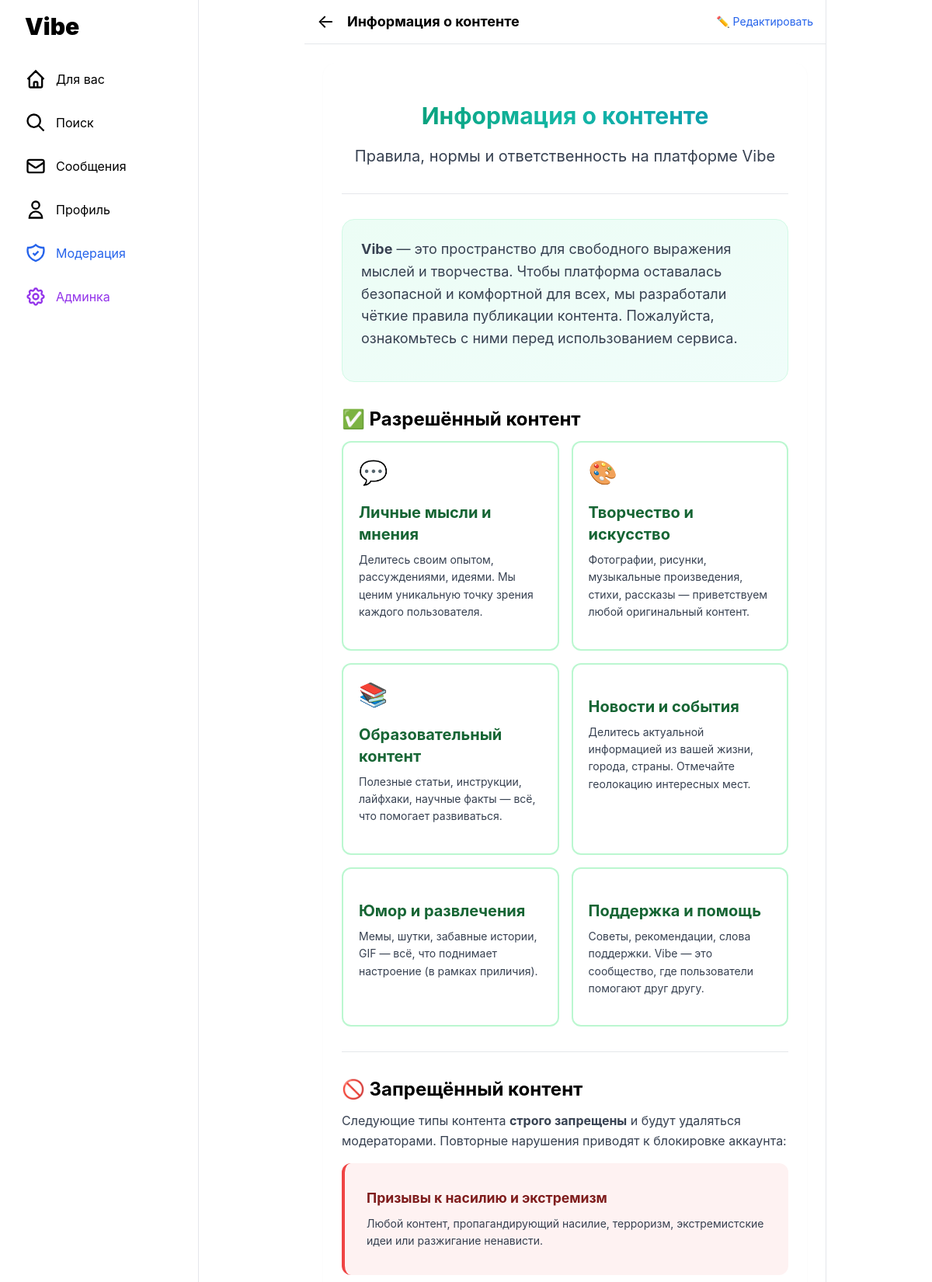
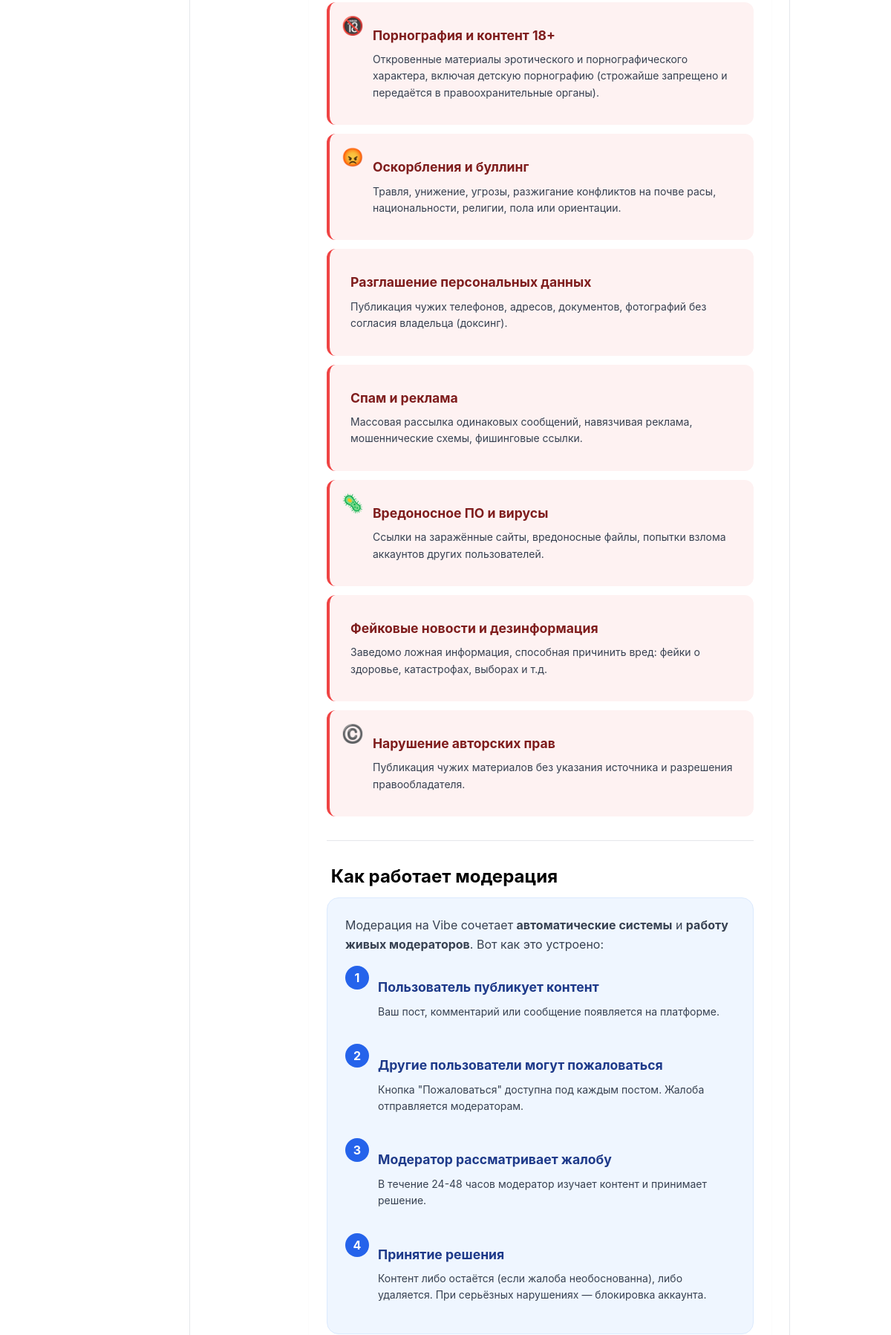
Screenshot of /?page=content-info (signed in, upper part) with the database file from the repository (2 pictures, top to bottom).
### tables this page shows
CREATE TABLE pages (
    id INTEGER PRIMARY KEY AUTOINCREMENT,
    slug TEXT UNIQUE NOT NULL,
    title TEXT NOT NULL,
    content TEXT DEFAULT '',
    updated_at DATETIME DEFAULT CURRENT_TIMESTAMP
);

### index.php (the view, shortened to what this page needs)
<?php
require_once 'db.php';
$isLoggedIn = isset($_SESSION['user_id']);
$page = $_GET['page'] ?? '';
$username_param = $_GET['user'] ?? '';
$search_mode = isset($_GET['search']) && $_GET['search'] === '1';
?>
<!DOCTYPE html>
<html lang="ru">
<head>
    <script src="https://cdn.tailwindcss.com"></script>
    <link rel="stylesheet" href="https://unpkg.com/leaflet@1.9.4/dist/leaflet.css" />
</head>
<body class="text-black">
<?php if ($isLoggedIn): ?>
<aside class="sidebar-desktop fixed left-0 top-0 h-screen w-64 border-r border-gray-200 p-4 flex flex-col">
    <a href="/" class="mb-6 px-4"><h1 class="text-3xl font-black">Vibe</h1></a>
    <nav class="flex-1 space-y-1">
        <a href="/" class="sidebar-link <?= ($page === 'home' && !$search_mode) || $page === '' ? 'active' : '' ?>">
            <svg class="w-7 h-7" fill="none" stroke="currentColor" stroke-width="2" viewBox="0 0 24 24"><path d="M3 12l2-2m0 0l7-7 7 7M5 10v10a1 1 0 001 1h3m10-11l2 2m-2-2v10a1 1 0 01-1 1h-3m-6 0a1 1 0 001-1v-4a1 1 0 011-1h2a1 1 0 011 1v4a1 1 0 001 1m-6 0h6"/></svg>
            Для вас
        </a>
        <a href="/?search=1" class="sidebar-link <?= $search_mode ? 'active' : '' ?>">
            <svg class="w-7 h-7" fill="none" stroke="currentColor" stroke-width="2" viewBox="0 0 24 24"><path d="M21 21l-6-6m2-5a7 7 0 11-14 0 7 7 0 0114 0z"/></svg>
            Поиск
        </a>
        <a href="/?page=messages" class="sidebar-link <?= $page === 'messages' ? 'active' : '' ?>" id="nav-messages">
            <svg class="w-7 h-7" fill="none" stroke="currentColor" stroke-width="2" viewBox="0 0 24 24"><path d="M3 8l7.89 5.26a2 2 0 002.22 0L21 8M5 19h14a2 2 0 002-2V7a2 2 0 00-2-2H5a2 2 0 00-2 2v10a2 2 0 002 2z"/></svg>
            Сообщения
        </a>
        <a href="/?page=profile&user=<?= $_SESSION['username'] ?>" class="sidebar-link">
            <svg class="w-7 h-7" fill="none" stroke="currentColor" stroke-width="2" viewBox="0 0 24 24"><path d="M16 7a4 4 0 11-8 0 4 4 0 018 0zM12 14a7 7 0 00-7 7h14a7 7 0 00-7-7z"/></svg>
            Профиль
        </a>
        <?php if ($_SESSION['role'] === 'admin' || $_SESSION['role'] === 'moderator'): ?>
        <a href="/moderator.php" class="sidebar-link text-blue-600" target="_blank">
            <svg class="w-7 h-7" fill="none" stroke="currentColor" stroke-width="2" viewBox="0 0 24 24"><path d="M9 12l2 2 4-4m5.618-4.016A11.955 11.955 0 0112 2.944a11.955 11.955 0 01-8.618 3.04A12.02 12.02 0 003 9c0 5.591 3.824 10.29 9 11.622 5.176-1.332 9-6.03 9-11.622 0-1.042-.133-2.052-.382-3.016z"/></svg>
            Модерация
        </a>
        <?php endif; ?>
        <?php if ($_SESSION['role'] === 'admin'): ?>
        <a href="/admin.php" class="sidebar-link text-purple-600" target="_blank">
            Админка
        </a>
        <?php endif; ?>
    </nav>
</aside>
<?php endif; ?>
<div class="main-content <?= $isLoggedIn ? 'md:ml-64' : '' ?> min-h-screen">
    <div class="max-w-2xl mx-auto border-r border-gray-200 min-h-screen">
        <?php if ($page === 'home' || $page === ''): ?>
        <div id="search-panel" class="<?= $search_mode ? '' : 'hidden' ?> border-b border-gray-200 p-4 bg-white">
            <input type="text" id="search-input" placeholder="Поиск" class="w-full p-3 rounded-lg bg-gray-100 outline-none" oninput="doSearch(this.value)">
            <div id="search-results" class="mt-3 space-y-2"></div>
        </div>
        <div id="main-feed" class="<?= $search_mode ? 'hidden' : '' ?>">
            <?php if ($isLoggedIn): ?>
            <div class="border-b border-gray-200 p-4">
                <div class="flex gap-3">
                    <?php if ($_SESSION['avatar']): ?>
                        <img src="<?= htmlspecialchars($_SESSION['avatar']) ?>" class="w-10 h-10 rounded-full object-cover">
                    <?php else: ?>
                        <div class="w-10 h-10 rounded-full bg-gradient-to-br from-purple-500 to-pink-500 flex items-center justify-center text-white font-bold"><?= strtoupper(substr($_SESSION['full_name'] ?? $_SESSION['username'], 0, 1)) ?></div>
                    <?php endif; ?>
                    <div class="flex-1">
                        <textarea id="post-content" rows="2" placeholder="Что нового?" class="w-full resize-none outline-none text-lg" maxlength="500" onkeydown="handlePostEnter(event)"></textarea>
                        <div id="images-preview" class="hidden mt-2 photos-grid cols-2"></div>
                        <div id="video-preview" class="hidden mt-2 relative">
                            <video id="preview-video" class="rounded-2xl w-full max-h-80" controls></video>
                            <button onclick="removeVideo()" class="absolute top-2 right-2 bg-black/60 text-white rounded-full w-7 h-7 flex items-center justify-center">×</button>
                        </div>
                        <div id="gif-selected" class="hidden mt-2 relative">
                            <img id="gif-selected-img" class="rounded-2xl w-full max-h-80 object-cover">
                            <button onclick="removeSelectedGif()" class="absolute top-2 right-2 bg-black/60 text-white rounded-full w-7 h-7 flex items-center justify-center">×</button>
                            <div class="absolute top-2 left-2 bg-black/70 text-white text-xs px-2 py-1 rounded-full font-bold">GIF</div>
                        </div>
                        <div id="poll-preview" class="hidden mt-3 p-4 bg-gray-50 rounded-xl border border-gray-200">
                            <div class="flex items-center justify-between mb-2">
                                <div class="flex items-center gap-2">
                                    <svg class="w-5 h-5 text-blue-500" fill="none" stroke="currentColor" stroke-width="2" viewBox="0 0 24 24"><path d="M9 19v-6a2 2 0 00-2-2H5a2 2 0 00-2 2v6a2 2 0 002 2h2a2 2 0 002-2zm0 0V9a2 2 0 012-2h2a2 2 0 012 2v10m-6 0a2 2 0 002 2h2a2 2 0 002-2m0 0V5a2 2 0 012-2h2a2 2 0 012 2v14a2 2 0 01-2 2h-2a2 2 0 01-2-2z"/></svg>
                                    <span class="font-bold text-sm">Опрос</span>
                                </div>
                                <button onclick="removePoll()" class="text-gray-400 hover:text-black text-xl leading-none">&times;</button>
                            </div>
                            <div id="poll-preview-question" class="font-medium mb-2"></div>
                            <div id="poll-preview-options" class="space-y-1 text-sm text-gray-600"></div>
                        </div>
                        <div id="location-preview" class="hidden mt-3 p-3 bg-gray-50 rounded-xl border border-gray-200">
                            <div class="flex items-center justify-between">
                                <div class="flex items-center gap-2">
                                    <svg class="w-5 h-5 text-red-500" fill="none" stroke="currentColor" stroke-width="2" viewBox="0 0 24 24">
                                        <path d="M17.657 16.657L13.414 20.9a1.998 1.998 0 01-2.827 0l-4.244-4.243a8 8 0 1111.314 0z"/>
                                        <path d="M15 11a3 3 0 11-6 0 3 3 0 016 0z"/>
                                    </svg>
                                    <span class="font-medium text-sm" id="location-preview-name"></span>
                                </div>
                                <button onclick="removeLocation()" class="text-gray-400 hover:text-black text-xl leading-none">&times;</button>
                            </div>
                        </div>
                        <div class="flex justify-between items-center mt-3">
                            <div class="flex gap-2">
                                <label class="cursor-pointer text-gray-500 hover:text-black p-2" title="Фото">
                                    <svg class="w-6 h-6" fill="none" stroke="currentColor" stroke-width="2" viewBox="0 0 24 24"><path d="M4 16l4.586-4.586a2 2 0 012.828 0L16 16m-2-2l1.586-1.586a2 2 0 012.828 0L20 14m-6-6h.01M6 20h12a2 2 0 002-2V6a2 2 0 00-2-2H6a2 2 0 00-2 2v12a2 2 0 002 2z"/></svg>
                                    <input type="file" id="images-input" accept="image/*" multiple class="hidden" onchange="handleImagesSelect(this)">
                                </label>
                                <label class="cursor-pointer text-gray-500 hover:text-black p-2" title="Видео (макс. 1 мин)">
                                    <svg class="w-6 h-6" fill="none" stroke="currentColor" stroke-width="2" viewBox="0 0 24 24"><path d="M15 10l4.553-2.276A1 1 0 0121 8.618v6.764a1 1 0 01-1.447.894L15 14M5 18h8a2 2 0 002-2V8a2 2 0 00-2-2H5a2 2 0 00-2 2v8a2 2 0 002 2z"/></svg>
                                    <input type="file" id="video-input" accept="video/*" class="hidden" onchange="handleVideoSelect(this)">
                                </label>
                                <button onclick="openGifModal()" class="text-gray-500 hover:text-black p-2" title="GIF">
                                    <svg class="w-6 h-6" fill="none" stroke="currentColor" stroke-width="2" viewBox="0 0 24 24">
                                        <rect x="3" y="5" width="18" height="14" rx="2" ry="2"/>
                                        <text x="6" y="15" font-size="7" font-weight="bold" fill="currentColor" font-family="Arial">GIF</text>
                                    </svg>
                                </button>
                                <button onclick="openEmojiModal()" class="text-gray-500 hover:text-black p-2" title="Смайлики">
                                    <svg class="w-6 h-6" fill="none" stroke="currentColor" stroke-width="2" viewBox="0 0 24 24">
                                        <circle cx="12" cy="12" r="10"/>
                                        <path d="M8 14s1.5 2 4 2 4-2 4-2"/>
                                        <line x1="9" y1="9" x2="9.01" y2="9"/>
                                        <line x1="15" y1="9" x2="15.01" y2="9"/>
                                    </svg>
                                </button>
                                <button onclick="openPollModal()" class="text-gray-500 hover:text-black p-2" title="Опрос">
                                    <svg class="w-6 h-6" fill="none" stroke="currentColor" stroke-width="2" viewBox="0 0 24 24">
                                        <path d="M9 19v-6a2 2 0 00-2-2H5a2 2 0 00-2 2v6a2 2 0 002 2h2a2 2 0 002-2zm0 0V9a2 2 0 012-2h2a2 2 0 012 2v10m-6 0a2 2 0 002 2h2a2 2 0 002-2m0 0V5a2 2 0 012-2h2a2 2 0 012 2v14a2 2 0 01-2 2h-2a2 2 0 01-2-2z"/>
                                    </svg>
                                </button>
                                <button onclick="openEditorModal()" class="text-gray-500 hover:text-black p-2" title="Редактор текста">
                                    <svg class="w-6 h-6" fill="none" stroke="currentColor" stroke-width="2" viewBox="0 0 24 24">
                                        <path d="M11 5H6a2 2 0 00-2 2v11a2 2 0 002 2h11a2 2 0 002-2v-5m-1.414-9.414a2 2 0 112.828 2.828L11.828 15H9v-2.828l8.586-8.586z"/>
                                    </svg>
                                </button>
                                <button onclick="openLocationModal()" class="text-gray-500 hover:text-black p-2" title="Геолокация">
                                    <svg class="w-6 h-6" fill="none" stroke="currentColor" stroke-width="2" viewBox="0 0 24 24">
                                        <path d="M17.657 16.657L13.414 20.9a1.998 1.998 0 01-2.827 0l-4.244-4.243a8 8 0 1111.314 0z"/>
                                        <path d="M15 11a3 3 0 11-6 0 3 3 0 016 0z"/>
                                    </svg>
                                </button>
                            </div>
                            <button onclick="createPost()" class="bg-black text-white px-5 py-2 rounded-full font-bold disabled:opacity-40" id="post-btn">Опубликовать</button>
                        </div>
                    </div>
                </div>
            </div>
            <?php else: ?>
            <div class="p-8 text-center border-b border-gray-200 bg-gray-50/50">
                <h2 class="text-2xl font-bold mb-2">Добро пожаловать в Vibe</h2>
                <p class="text-gray-600 mb-6">Делись моментами, фото и видео с друзьями.</p>
                <div class="flex gap-3 justify-center">
                    <button onclick="showAuthModal('login')" class="bg-black text-white px-6 py-3 rounded-full font-bold hover:bg-gray-800 transition">Войти</button>
                    <button onclick="showAuthModal('register')" class="bg-white text-black border-2 border-black px-6 py-3 rounded-full font-bold hover:bg-gray-100 transition">Регистрация</button>
                </div>
            </div>
            <?php endif; ?>
            <div class="flex border-b border-gray-200">
                <button onclick="switchTab('all')" id="tab-all" class="flex-1 tab-btn active">Для вас</button>
                <?php if ($isLoggedIn): ?><button onclick="switchTab('following')" id="tab-following" class="flex-1 tab-btn">Подписки</button><?php endif; ?>
            </div>
            <div id="feed">
                <div class="p-4 border-b border-gray-100">
                    <div class="flex gap-3">
                        <div class="w-10 h-10 rounded-full skeleton"></div>
                        <div class="flex-1">
                            <div class="h-4 skeleton w-1/4 mb-2"></div>
                            <div class="h-3 skeleton w-3/4 mb-1"></div>
                            <div class="h-3 skeleton w-1/2"></div>
                        </div>
                    </div>
                </div>
                <div class="p-4 border-b border-gray-100">
                    <div class="flex gap-3">
                        <div class="w-10 h-10 rounded-full skeleton"></div>
                        <div class="flex-1">
                            <div class="h-4 skeleton w-1/4 mb-2"></div>
                            <div class="h-3 skeleton w-3/4 mb-1"></div>
                            <div class="h-3 skeleton w-1/2"></div>
                        </div>
                    </div>
                </div>
            </div>
        </div>
        <?php elseif (in_array($page, ['blog', 'about', 'legal', 'content-info'])):
            $stmt = $db->prepare("SELECT * FROM pages WHERE slug = ?");
            $stmt->execute([$page]);
            $cmsPage = $stmt->fetch(PDO::FETCH_ASSOC);
            $pageTitle = $cmsPage['title'] ?? ucfirst(str_replace('-', ' ', $page));
        ?>
        <header class="sticky top-0 bg-white/95 backdrop-blur border-b border-gray-200 px-4 py-3 z-30 flex items-center gap-4">
            <a href="/" class="text-2xl">←</a>
            <h1 class="text-lg font-bold"><?= htmlspecialchars($pageTitle) ?></h1>
            <?php if (isset($_SESSION['role']) && $_SESSION['role'] === 'admin'): ?>
            <a href="/pages-admin.php?action=edit&slug=<?= urlencode($page) ?>" target="_blank" class="ml-auto text-sm text-blue-600 hover:underline">✏️ Редактировать</a>
            <?php endif; ?>
        </header>
        <div class="p-6 max-w-2xl mx-auto">
            <?php if ($cmsPage && !empty($cmsPage['content'])): ?>
                <div class="bg-white rounded-2xl shadow-sm p-6 page-content">
                    <?= $cmsPage['content'] ?>
                </div>
            <?php endif; ?>
        </div>
        <?php endif; ?>
    </div>
</div>
</body>
</html>

### index.php (style rules this page uses)
body { background: #fff; font-family: -apple-system, BlinkMacSystemFont, 'Segoe UI', Roboto, sans-serif; }
.sidebar-link { display: flex; align-items: center; gap: 12px; padding: 12px 16px; border-radius: 999px; font-size: 16px; color: #000; text-decoration: none; transition: background 0.15s; }
.page-content h1 { font-size: 1.875rem; font-weight: 700; margin-top: 1.5rem; margin-bottom: 1rem; }
.page-content h2 { font-size: 1.5rem; font-weight: 700; margin-top: 1.5rem; margin-bottom: 0.75rem; }
.page-content h3 { font-size: 1.25rem; font-weight: 700; margin-top: 1.25rem; margin-bottom: 0.5rem; }
.page-content h4 { font-size: 1.1rem; font-weight: 700; margin-top: 1rem; margin-bottom: 0.5rem; }
.page-content p { margin-bottom: 1rem; line-height: 1.6; color: #374151; }
.page-content strong { font-weight: 700; }
.page-content hr { border: none; border-top: 1px solid #e5e7eb; margin: 2rem 0; }

### rows the page displays
pages: title "Информация о контенте", content "Правила, нормы и ответственность на платформе Vibe Vibe — это пространство для свободного выражения мыслей и творчества. Чтобы платформа оставалась безопасной и комфортной для всех, мы разработали чёткие правила публикации контента. Пожалуйста, ознакомьтесь с ними перед использованием сервиса. ✅ Разрешённый контент 💬 Личные мысли и мнения Делитесь своим опытом, рассуждениями, идеями. Мы ценим уникальную точку зрения каждого пользователя. 🎨 Творчество и искусство Фотографии, рисунки, музыкальные произведения, стихи, рассказы — приветствуем любой оригинальный контент. 📚 Образовательный контент Полезные статьи, инструкции, лайфхаки, научные факты — всё, что помогает развиваться. Новости и…"
